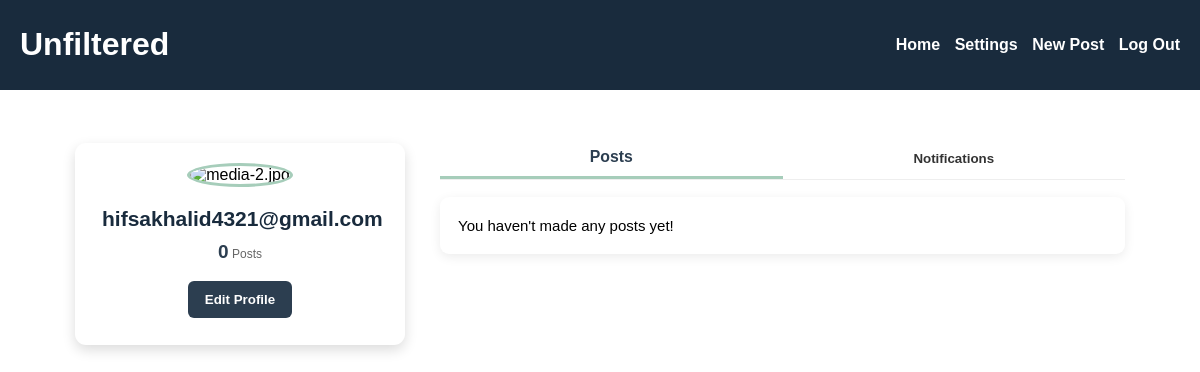
Before: /accounts/profile/ (signed in) with the older database file.
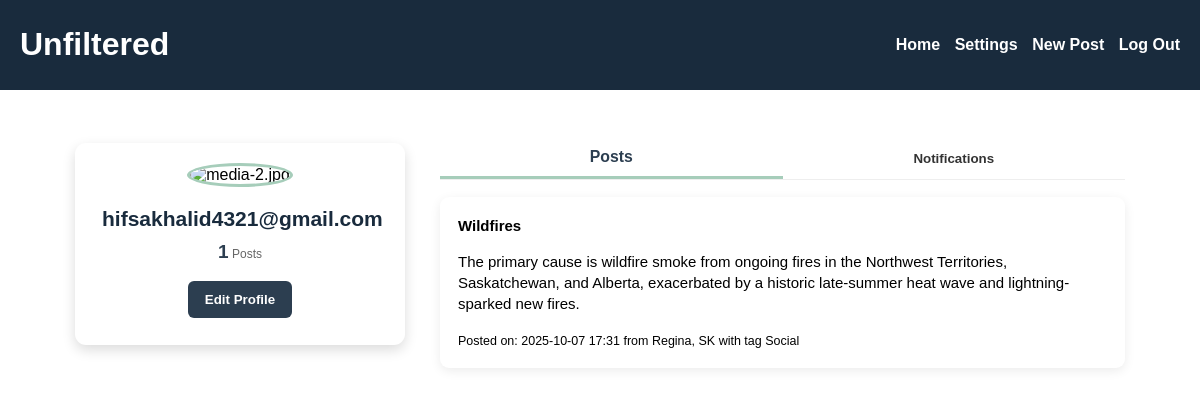
After: the same page with the newer database file.
### posts/models.py (models this page shows, shortened)
class Post(models.Model):
    is_active = models.BooleanField(default=True)
    author = models.ForeignKey(User, on_delete=models.CASCADE)
    title = models.CharField(max_length=255, blank=True)
    description = models.TextField()
    date_time = models.DateTimeField()
    location = models.CharField(max_length=100)
    TAG_CHOICES = [
        ('NATURAL', 'Natural'),
        ('SOCIAL', 'Social'),
        ('POLITICAL', 'Political'),
    ]
    tag = models.CharField(
        max_length=10,
        choices=TAG_CHOICES,
        default='SOCIAL',
    )

### accounts/views.py (the view)
# urls.py: path("profile/", profile, name="profile"),
@login_required
def profile (request):
    user = request.user
    user_posts = Post.objects.filter(author=user).order_by('-date_time')
    user_notifications = user.notifications.all().order_by('-created_at')
    context = {
        'profile_user': user,
        'user_posts': user_posts,
        'user_notifications': user_notifications,
        'has_new_notifications': user.notifications.filter(is_new=True).exists()
    }
    return render(request, 'accounts/profile.html', context)

### accounts/templates/accounts/profile.html (shortened to what this page needs)
{% extends "accounts/profile_base.html" %} {% load static %}  {% block content %}
<div class="profile-sidepanel">
  <div class="profile-box">
    <img src="media-4.jpg" alt="media-2.jpg" class="profile-pic" />
    <h2 class="profile-name">{{ profile_user.username }}</h2>
    <div class="profile-details">
      <div><strong>{{ user_posts.count }}</strong><span> Posts</span></div>
    </div>
    <button class="edit-button">Edit Profile</button>
  </div>
</div>
<section class="profile-content">
  <div class="profile-tabs">
    <button class="tab active" onclick="showTab('posts')">Posts</button>
    <button
      class="tab notification-tab {% if has_new_notifications %}unread{% endif %}"
      onclick="handleNotificationClick(event)"
    >
      Notifications
    </button>
  </div>
  <div class="tab-content active" id="posts">
    {% for post in user_posts %}
    <div class="post-box">
      <strong>{{ post.title }}</strong>
      <p>{{ post.description }}</p>
      <small
        >Posted on: {{ post.date_time|date:"Y-m-d H:i" }} from {{post.location}}
        with tag {{ post.get_tag_display }}
      </small>
    </div>
    {% empty %}
    <div class="post-box">You haven't made any posts yet!</div>
    {% endfor %}
  </div>
</section>
{% endblock content %}

Changed rows visible on the page:
added Post: title "Wildfires", description "The primary cause is wildfire smoke from ongoing fires in the Northwest Territories, Saskatchewan, and Alberta, exacerbated by a historic late-summer heat wave and lightning-sparked new fires.", date_time "2025-10-07 17:31", location "Regina, SK", tag "Social"
Other visible differences:
{{ user_posts.count }}: "0" → "1"
text no longer shown: "You haven't made any posts yet!"
